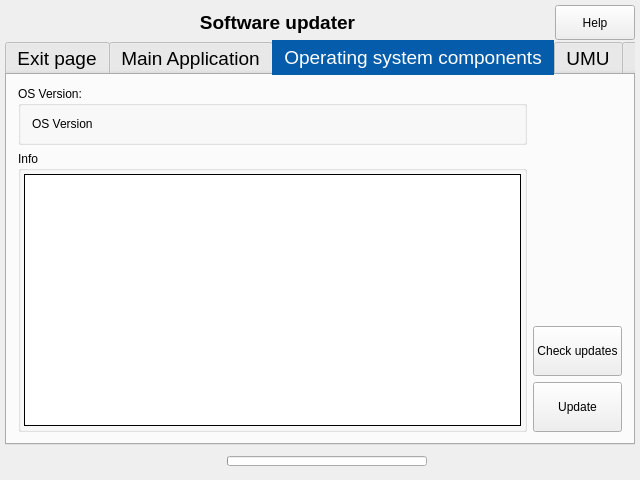
<?xml version="1.0" encoding="UTF-8"?>
<ui version="4.0">
 <class>Widget</class>
 <widget class="QWidget" name="Widget">
  <property name="geometry">
   <rect>
    <x>0</x>
    <y>0</y>
    <width>640</width>
    <height>480</height>
   </rect>
  </property>
  <property name="minimumSize">
   <size>
    <width>640</width>
    <height>480</height>
   </size>
  </property>
  <property name="windowTitle">
   <string>Widget</string>
  </property>
  <layout class="QVBoxLayout" name="verticalLayout">
   <property name="spacing">
    <number>0</number>
   </property>
   <property name="leftMargin">
    <number>5</number>
   </property>
   <property name="topMargin">
    <number>5</number>
   </property>
   <property name="rightMargin">
    <number>5</number>
   </property>
   <property name="bottomMargin">
    <number>5</number>
   </property>
   <item>
    <layout class="QHBoxLayout" name="horizontalLayout_6">
     <item>
      <spacer name="horizontalSpacer_3">
       <property name="orientation">
        <enum>Qt::Horizontal</enum>
       </property>
       <property name="sizeHint" stdset="0">
        <size>
         <width>40</width>
         <height>20</height>
        </size>
       </property>
      </spacer>
     </item>
     <item>
      <widget class="QLabel" name="label">
       <property name="font">
        <font>
         <pointsize>14</pointsize>
         <weight>75</weight>
         <bold>true</bold>
         <underline>false</underline>
        </font>
       </property>
       <property name="text">
        <string>Software updater</string>
       </property>
       <property name="alignment">
        <set>Qt::AlignCenter</set>
       </property>
      </widget>
     </item>
     <item>
      <spacer name="horizontalSpacer_4">
       <property name="orientation">
        <enum>Qt::Horizontal</enum>
       </property>
       <property name="sizeHint" stdset="0">
        <size>
         <width>40</width>
         <height>20</height>
        </size>
       </property>
      </spacer>
     </item>
     <item>
      <widget class="QWidget" name="widget" native="true">
       <property name="minimumSize">
        <size>
         <width>60</width>
         <height>35</height>
        </size>
       </property>
       <layout class="QVBoxLayout" name="verticalLayout_2">
        <property name="spacing">
         <number>0</number>
        </property>
        <property name="leftMargin">
         <number>0</number>
        </property>
        <property name="topMargin">
         <number>0</number>
        </property>
        <property name="rightMargin">
         <number>0</number>
        </property>
        <property name="bottomMargin">
         <number>0</number>
        </property>
        <item>
         <widget class="QPushButton" name="helpButton">
          <property name="minimumSize">
           <size>
            <width>60</width>
            <height>35</height>
           </size>
          </property>
          <property name="focusPolicy">
           <enum>Qt::NoFocus</enum>
          </property>
          <property name="text">
           <string>Help</string>
          </property>
         </widget>
        </item>
       </layout>
      </widget>
     </item>
    </layout>
   </item>
   <item>
    <widget class="QTabWidget" name="tabWidget">
     <property name="sizePolicy">
      <sizepolicy hsizetype="Preferred" vsizetype="Preferred">
       <horstretch>0</horstretch>
       <verstretch>0</verstretch>
      </sizepolicy>
     </property>
     <property name="minimumSize">
      <size>
       <width>0</width>
       <height>360</height>
      </size>
     </property>
     <property name="font">
      <font>
       <pointsize>14</pointsize>
       <weight>50</weight>
       <italic>false</italic>
       <bold>false</bold>
       <underline>false</underline>
      </font>
     </property>
     <property name="focusPolicy">
      <enum>Qt::NoFocus</enum>
     </property>
     <property name="styleSheet">
      <string notr="true">QTabBar::tab { height: 35px;}
QTabBar::tab:selected {color: #FFFFFF; background-color: #055cab}</string>
     </property>
     <property name="tabPosition">
      <enum>QTabWidget::North</enum>
     </property>
     <property name="tabShape">
      <enum>QTabWidget::Rounded</enum>
     </property>
     <property name="currentIndex">
      <number>2</number>
     </property>
     <property name="iconSize">
      <size>
       <width>16</width>
       <height>16</height>
      </size>
     </property>
     <property name="elideMode">
      <enum>Qt::ElideNone</enum>
     </property>
     <property name="usesScrollButtons">
      <bool>false</bool>
     </property>
     <property name="movable">
      <bool>false</bool>
     </property>
     <property name="tabBarAutoHide">
      <bool>false</bool>
     </property>
     <widget class="QWidget" name="exitPageTab">
      <attribute name="title">
       <string>Exit page</string>
      </attribute>
      <layout class="QVBoxLayout" name="verticalLayout_4">
       <item>
        <widget class="QPlainTextEdit" name="plainTextEdit">
         <property name="font">
          <font>
           <pointsize>14</pointsize>
          </font>
         </property>
         <property name="focusPolicy">
          <enum>Qt::NoFocus</enum>
         </property>
         <property name="frameShape">
          <enum>QFrame::Box</enum>
         </property>
         <property name="frameShadow">
          <enum>QFrame::Plain</enum>
         </property>
         <property name="lineWidth">
          <number>2</number>
         </property>
         <property name="documentTitle">
          <string/>
         </property>
         <property name="readOnly">
          <bool>true</bool>
         </property>
         <property name="plainText">
          <string>Attention!
To update the main program, press tab &quot;Main Application&quot;.
To update operating system components, press tab &quot;Operating system components&quot;.
To copy system logs on USB-flash, press tab &quot;Logs&quot;.



To boot back into the main program, wait or press button &quot;Restart&quot;.</string>
         </property>
         <property name="textInteractionFlags">
          <set>Qt::NoTextInteraction</set>
         </property>
         <property name="backgroundVisible">
          <bool>false</bool>
         </property>
        </widget>
       </item>
       <item>
        <layout class="QVBoxLayout" name="verticalLayout_3">
         <property name="spacing">
          <number>20</number>
         </property>
         <item>
          <layout class="QHBoxLayout" name="horizontalLayout_5">
           <property name="spacing">
            <number>20</number>
           </property>
           <item>
            <widget class="QPushButton" name="rebootButton">
             <property name="minimumSize">
              <size>
               <width>0</width>
               <height>50</height>
              </size>
             </property>
             <property name="font">
              <font>
               <pointsize>14</pointsize>
              </font>
             </property>
             <property name="focusPolicy">
              <enum>Qt::NoFocus</enum>
             </property>
             <property name="text">
              <string>Reboot</string>
             </property>
            </widget>
           </item>
           <item>
            <widget class="QPushButton" name="powerOffButton">
             <property name="minimumSize">
              <size>
               <width>0</width>
               <height>50</height>
              </size>
             </property>
             <property name="font">
              <font>
               <pointsize>14</pointsize>
              </font>
             </property>
             <property name="focusPolicy">
              <enum>Qt::NoFocus</enum>
             </property>
             <property name="text">
              <string>Power off</string>
             </property>
            </widget>
           </item>
          </layout>
         </item>
         <item>
          <widget class="QPushButton" name="cancelAutoRebootButton">
           <property name="minimumSize">
            <size>
             <width>0</width>
             <height>50</height>
            </size>
           </property>
           <property name="font">
            <font>
             <pointsize>20</pointsize>
             <weight>50</weight>
             <bold>false</bold>
            </font>
           </property>
           <property name="focusPolicy">
            <enum>Qt::NoFocus</enum>
           </property>
           <property name="text">
            <string>Cancel auto reboot</string>
           </property>
          </widget>
         </item>
        </layout>
       </item>
      </layout>
     </widget>
     <widget class="QWidget" name="mainApplicationTab">
      <attribute name="title">
       <string>Main Application</string>
      </attribute>
      <layout class="QVBoxLayout" name="verticalLayout_9">
       <item>
        <widget class="QGroupBox" name="groupBox_2">
         <property name="font">
          <font>
           <pointsize>12</pointsize>
          </font>
         </property>
         <property name="title">
          <string>Versions:</string>
         </property>
         <layout class="QHBoxLayout" name="horizontalLayout_4">
          <property name="spacing">
           <number>0</number>
          </property>
          <property name="leftMargin">
           <number>3</number>
          </property>
          <property name="topMargin">
           <number>3</number>
          </property>
          <property name="rightMargin">
           <number>3</number>
          </property>
          <item>
           <layout class="QVBoxLayout" name="verticalLayout_8">
            <item>
             <widget class="QLabel" name="label_2">
              <property name="text">
               <string>Back up:</string>
              </property>
              <property name="alignment">
               <set>Qt::AlignRight|Qt::AlignTrailing|Qt::AlignVCenter</set>
              </property>
             </widget>
            </item>
            <item>
             <widget class="QLabel" name="label_3">
              <property name="text">
               <string>Current:</string>
              </property>
              <property name="alignment">
               <set>Qt::AlignRight|Qt::AlignTrailing|Qt::AlignVCenter</set>
              </property>
             </widget>
            </item>
            <item>
             <widget class="QLabel" name="label_4">
              <property name="text">
               <string>New:</string>
              </property>
              <property name="alignment">
               <set>Qt::AlignRight|Qt::AlignTrailing|Qt::AlignVCenter</set>
              </property>
             </widget>
            </item>
           </layout>
          </item>
          <item>
           <layout class="QVBoxLayout" name="verticalLayout_7">
            <item>
             <widget class="QLineEdit" name="backUpVersionLineEdit">
              <property name="sizePolicy">
               <sizepolicy hsizetype="Expanding" vsizetype="Fixed">
                <horstretch>0</horstretch>
                <verstretch>0</verstretch>
               </sizepolicy>
              </property>
              <property name="focusPolicy">
               <enum>Qt::NoFocus</enum>
              </property>
              <property name="readOnly">
               <bool>true</bool>
              </property>
             </widget>
            </item>
            <item>
             <widget class="QLineEdit" name="currentVersionLineEdit">
              <property name="sizePolicy">
               <sizepolicy hsizetype="Expanding" vsizetype="Fixed">
                <horstretch>0</horstretch>
                <verstretch>0</verstretch>
               </sizepolicy>
              </property>
              <property name="focusPolicy">
               <enum>Qt::NoFocus</enum>
              </property>
              <property name="readOnly">
               <bool>true</bool>
              </property>
             </widget>
            </item>
            <item>
             <widget class="QLineEdit" name="availableVersionLineEdit">
              <property name="sizePolicy">
               <sizepolicy hsizetype="Expanding" vsizetype="Fixed">
                <horstretch>0</horstretch>
                <verstretch>0</verstretch>
               </sizepolicy>
              </property>
              <property name="font">
               <font>
                <weight>75</weight>
                <bold>true</bold>
               </font>
              </property>
              <property name="focusPolicy">
               <enum>Qt::NoFocus</enum>
              </property>
              <property name="readOnly">
               <bool>true</bool>
              </property>
             </widget>
            </item>
           </layout>
          </item>
         </layout>
        </widget>
       </item>
       <item>
        <layout class="QHBoxLayout" name="horizontalLayout_3">
         <item>
          <widget class="QGroupBox" name="groupBox_3">
           <property name="font">
            <font>
             <pointsize>12</pointsize>
            </font>
           </property>
           <property name="title">
            <string>Info</string>
           </property>
           <layout class="QVBoxLayout" name="verticalLayout_6">
            <property name="spacing">
             <number>0</number>
            </property>
            <property name="leftMargin">
             <number>3</number>
            </property>
            <property name="topMargin">
             <number>3</number>
            </property>
            <property name="rightMargin">
             <number>3</number>
            </property>
            <property name="bottomMargin">
             <number>3</number>
            </property>
            <item>
             <widget class="QPlainTextEdit" name="mainAppTextEdit">
              <property name="font">
               <font>
                <pointsize>12</pointsize>
               </font>
              </property>
              <property name="focusPolicy">
               <enum>Qt::NoFocus</enum>
              </property>
              <property name="frameShape">
               <enum>QFrame::Box</enum>
              </property>
              <property name="frameShadow">
               <enum>QFrame::Plain</enum>
              </property>
              <property name="verticalScrollBarPolicy">
               <enum>Qt::ScrollBarAsNeeded</enum>
              </property>
              <property name="readOnly">
               <bool>true</bool>
              </property>
              <property name="centerOnScroll">
               <bool>false</bool>
              </property>
             </widget>
            </item>
           </layout>
          </widget>
         </item>
         <item>
          <layout class="QVBoxLayout" name="verticalLayout_5">
           <item>
            <spacer name="verticalSpacer_2">
             <property name="orientation">
              <enum>Qt::Vertical</enum>
             </property>
             <property name="sizeHint" stdset="0">
              <size>
               <width>20</width>
               <height>40</height>
              </size>
             </property>
            </spacer>
           </item>
           <item>
            <widget class="QPushButton" name="createBackUpButton">
             <property name="minimumSize">
              <size>
               <width>0</width>
               <height>50</height>
              </size>
             </property>
             <property name="focusPolicy">
              <enum>Qt::NoFocus</enum>
             </property>
             <property name="text">
              <string>Back up</string>
             </property>
            </widget>
           </item>
           <item>
            <widget class="QPushButton" name="restoreBackUpButton">
             <property name="minimumSize">
              <size>
               <width>0</width>
               <height>50</height>
              </size>
             </property>
             <property name="focusPolicy">
              <enum>Qt::NoFocus</enum>
             </property>
             <property name="text">
              <string>Restore</string>
             </property>
            </widget>
           </item>
           <item>
            <widget class="QPushButton" name="checkUpdatesMainAppButton">
             <property name="minimumSize">
              <size>
               <width>0</width>
               <height>50</height>
              </size>
             </property>
             <property name="focusPolicy">
              <enum>Qt::NoFocus</enum>
             </property>
             <property name="text">
              <string>Check updates</string>
             </property>
            </widget>
           </item>
           <item>
            <widget class="QPushButton" name="updateMainAppButton">
             <property name="minimumSize">
              <size>
               <width>0</width>
               <height>50</height>
              </size>
             </property>
             <property name="focusPolicy">
              <enum>Qt::NoFocus</enum>
             </property>
             <property name="text">
              <string>Update</string>
             </property>
            </widget>
           </item>
           <item>
            <spacer name="verticalSpacer_3">
             <property name="orientation">
              <enum>Qt::Vertical</enum>
             </property>
             <property name="sizeHint" stdset="0">
              <size>
               <width>20</width>
               <height>40</height>
              </size>
             </property>
            </spacer>
           </item>
          </layout>
         </item>
        </layout>
       </item>
      </layout>
     </widget>
     <widget class="QWidget" name="operatingSystemTab">
      <attribute name="title">
       <string>Operating system components</string>
      </attribute>
      <layout class="QHBoxLayout" name="horizontalLayout_7">
       <item>
        <layout class="QVBoxLayout" name="verticalLayout_24">
         <property name="rightMargin">
          <number>0</number>
         </property>
         <item>
          <widget class="QGroupBox" name="groupBox_9">
           <property name="title">
            <string>OS Version:</string>
           </property>
           <layout class="QVBoxLayout" name="verticalLayout_25">
            <item>
             <widget class="QLabel" name="osVersionLabel">
              <property name="text">
               <string>OS Version</string>
              </property>
             </widget>
            </item>
           </layout>
          </widget>
         </item>
         <item>
          <widget class="QGroupBox" name="groupBox">
           <property name="title">
            <string>Info</string>
           </property>
           <layout class="QVBoxLayout" name="verticalLayout_11">
            <property name="spacing">
             <number>0</number>
            </property>
            <property name="leftMargin">
             <number>3</number>
            </property>
            <property name="topMargin">
             <number>3</number>
            </property>
            <property name="rightMargin">
             <number>3</number>
            </property>
            <property name="bottomMargin">
             <number>3</number>
            </property>
            <item>
             <widget class="QPlainTextEdit" name="osComponentsTextEdit">
              <property name="focusPolicy">
               <enum>Qt::NoFocus</enum>
              </property>
              <property name="frameShape">
               <enum>QFrame::Box</enum>
              </property>
              <property name="frameShadow">
               <enum>QFrame::Plain</enum>
              </property>
              <property name="readOnly">
               <bool>true</bool>
              </property>
             </widget>
            </item>
           </layout>
          </widget>
         </item>
        </layout>
       </item>
       <item>
        <layout class="QVBoxLayout" name="verticalLayout_10">
         <item>
          <spacer name="verticalSpacer_4">
           <property name="orientation">
            <enum>Qt::Vertical</enum>
           </property>
           <property name="sizeHint" stdset="0">
            <size>
             <width>20</width>
             <height>40</height>
            </size>
           </property>
          </spacer>
         </item>
         <item>
          <widget class="QPushButton" name="checkOsUpdatesButton">
           <property name="minimumSize">
            <size>
             <width>0</width>
             <height>50</height>
            </size>
           </property>
           <property name="focusPolicy">
            <enum>Qt::NoFocus</enum>
           </property>
           <property name="text">
            <string>Check updates</string>
           </property>
          </widget>
         </item>
         <item>
          <widget class="QPushButton" name="updateOsButton">
           <property name="minimumSize">
            <size>
             <width>0</width>
             <height>50</height>
            </size>
           </property>
           <property name="focusPolicy">
            <enum>Qt::NoFocus</enum>
           </property>
           <property name="text">
            <string>Update</string>
           </property>
          </widget>
         </item>
        </layout>
       </item>
      </layout>
     </widget>
     <widget class="QWidget" name="umuTab">
      <attribute name="title">
       <string>UMU</string>
      </attribute>
      <layout class="QVBoxLayout" name="verticalLayout_15">
       <item>
        <layout class="QVBoxLayout" name="verticalLayout_14" stretch="1,5">
         <property name="bottomMargin">
          <number>0</number>
         </property>
         <item>
          <widget class="QGroupBox" name="groupBox_5">
           <property name="title">
            <string>Status</string>
           </property>
           <layout class="QVBoxLayout" name="verticalLayout_16">
            <property name="leftMargin">
             <number>2</number>
            </property>
            <property name="topMargin">
             <number>2</number>
            </property>
            <property name="rightMargin">
             <number>2</number>
            </property>
            <property name="bottomMargin">
             <number>2</number>
            </property>
            <item>
             <widget class="QLabel" name="umuInfoLabel">
              <property name="text">
               <string>Insert USB flash drive with UMU firmware into USB socket.</string>
              </property>
             </widget>
            </item>
           </layout>
          </widget>
         </item>
         <item>
          <layout class="QHBoxLayout" name="horizontalLayout_9" stretch="4,1">
           <property name="bottomMargin">
            <number>0</number>
           </property>
           <item>
            <widget class="QGroupBox" name="groupBox_6">
             <property name="title">
              <string>Info</string>
             </property>
             <layout class="QVBoxLayout" name="verticalLayout_18">
              <property name="leftMargin">
               <number>2</number>
              </property>
              <property name="topMargin">
               <number>2</number>
              </property>
              <property name="rightMargin">
               <number>2</number>
              </property>
              <property name="bottomMargin">
               <number>2</number>
              </property>
              <item>
               <widget class="QPlainTextEdit" name="umuLogTextEdit"/>
              </item>
             </layout>
            </widget>
           </item>
           <item>
            <layout class="QVBoxLayout" name="verticalLayout_17">
             <item>
              <spacer name="verticalSpacer_5">
               <property name="orientation">
                <enum>Qt::Vertical</enum>
               </property>
               <property name="sizeHint" stdset="0">
                <size>
                 <width>20</width>
                 <height>40</height>
                </size>
               </property>
              </spacer>
             </item>
             <item>
              <widget class="QPushButton" name="checkUMUUpdatesButton">
               <property name="minimumSize">
                <size>
                 <width>0</width>
                 <height>50</height>
                </size>
               </property>
               <property name="text">
                <string>Check updates</string>
               </property>
              </widget>
             </item>
             <item>
              <widget class="QPushButton" name="updateUMUFirmwareButton">
               <property name="minimumSize">
                <size>
                 <width>0</width>
                 <height>50</height>
                </size>
               </property>
               <property name="font">
                <font>
                 <pointsize>10</pointsize>
                </font>
               </property>
               <property name="focusPolicy">
                <enum>Qt::NoFocus</enum>
               </property>
               <property name="text">
                <string>Update firmware</string>
               </property>
              </widget>
             </item>
             <item>
              <widget class="QPushButton" name="cancelUMUUpdateButton">
               <property name="minimumSize">
                <size>
                 <width>0</width>
                 <height>50</height>
                </size>
               </property>
               <property name="font">
                <font>
                 <pointsize>10</pointsize>
                </font>
               </property>
               <property name="text">
                <string>Cancel</string>
               </property>
              </widget>
             </item>
            </layout>
           </item>
          </layout>
         </item>
        </layout>
       </item>
      </layout>
     </widget>
     <widget class="QWidget" name="tab">
      <attribute name="title">
       <string>Settings</string>
      </attribute>
      <layout class="QVBoxLayout" name="verticalLayout_21">
       <item>
        <widget class="QGroupBox" name="groupBox_8">
         <property name="title">
          <string>Status</string>
         </property>
         <layout class="QVBoxLayout" name="verticalLayout_22">
          <item>
           <widget class="QLabel" name="label_5">
            <property name="text">
             <string>Insert USB Drive and press &quot;Check settings&quot;</string>
            </property>
           </widget>
          </item>
         </layout>
        </widget>
       </item>
       <item>
        <layout class="QHBoxLayout" name="horizontalLayout_10">
         <item>
          <widget class="QGroupBox" name="groupBox_7">
           <property name="title">
            <string>Info</string>
           </property>
           <layout class="QVBoxLayout" name="verticalLayout_19">
            <property name="leftMargin">
             <number>2</number>
            </property>
            <property name="topMargin">
             <number>2</number>
            </property>
            <property name="rightMargin">
             <number>2</number>
            </property>
            <property name="bottomMargin">
             <number>2</number>
            </property>
            <item>
             <widget class="QPlainTextEdit" name="settingsLogTextEdit"/>
            </item>
           </layout>
          </widget>
         </item>
         <item>
          <layout class="QVBoxLayout" name="verticalLayout_20">
           <property name="rightMargin">
            <number>0</number>
           </property>
           <item>
            <spacer name="verticalSpacer_6">
             <property name="orientation">
              <enum>Qt::Vertical</enum>
             </property>
             <property name="sizeHint" stdset="0">
              <size>
               <width>20</width>
               <height>40</height>
              </size>
             </property>
            </spacer>
           </item>
           <item>
            <widget class="QPushButton" name="checkSettingsButton">
             <property name="minimumSize">
              <size>
               <width>0</width>
               <height>50</height>
              </size>
             </property>
             <property name="focusPolicy">
              <enum>Qt::NoFocus</enum>
             </property>
             <property name="text">
              <string>Check settings</string>
             </property>
            </widget>
           </item>
           <item>
            <widget class="QPushButton" name="saveSettingsButton">
             <property name="minimumSize">
              <size>
               <width>0</width>
               <height>50</height>
              </size>
             </property>
             <property name="focusPolicy">
              <enum>Qt::NoFocus</enum>
             </property>
             <property name="text">
              <string>Backup to USB drive</string>
             </property>
            </widget>
           </item>
           <item>
            <widget class="QPushButton" name="restoreSettingsButton">
             <property name="minimumSize">
              <size>
               <width>0</width>
               <height>50</height>
              </size>
             </property>
             <property name="focusPolicy">
              <enum>Qt::NoFocus</enum>
             </property>
             <property name="text">
              <string>Restore from USB drive</string>
             </property>
            </widget>
           </item>
          </layout>
         </item>
        </layout>
       </item>
      </layout>
     </widget>
     <widget class="QWidget" name="logsTab">
      <attribute name="title">
       <string>Logs</string>
      </attribute>
      <layout class="QHBoxLayout" name="horizontalLayout_8">
       <item>
        <widget class="QGroupBox" name="groupBox_4">
         <property name="title">
          <string>List with a choice</string>
         </property>
         <layout class="QVBoxLayout" name="verticalLayout_13">
          <property name="spacing">
           <number>0</number>
          </property>
          <property name="leftMargin">
           <number>3</number>
          </property>
          <property name="topMargin">
           <number>3</number>
          </property>
          <property name="rightMargin">
           <number>3</number>
          </property>
          <property name="bottomMargin">
           <number>3</number>
          </property>
          <item>
           <widget class="QListWidget" name="logFilesListWidget">
            <property name="font">
             <font>
              <pointsize>24</pointsize>
             </font>
            </property>
            <property name="focusPolicy">
             <enum>Qt::NoFocus</enum>
            </property>
            <property name="frameShape">
             <enum>QFrame::Box</enum>
            </property>
            <property name="frameShadow">
             <enum>QFrame::Plain</enum>
            </property>
            <property name="verticalScrollBarPolicy">
             <enum>Qt::ScrollBarAlwaysOn</enum>
            </property>
           </widget>
          </item>
         </layout>
        </widget>
       </item>
       <item>
        <layout class="QVBoxLayout" name="verticalLayout_12">
         <item>
          <spacer name="verticalSpacer">
           <property name="orientation">
            <enum>Qt::Vertical</enum>
           </property>
           <property name="sizeHint" stdset="0">
            <size>
             <width>20</width>
             <height>40</height>
            </size>
           </property>
          </spacer>
         </item>
         <item>
          <widget class="QPushButton" name="viewLogButton">
           <property name="minimumSize">
            <size>
             <width>0</width>
             <height>50</height>
            </size>
           </property>
           <property name="focusPolicy">
            <enum>Qt::NoFocus</enum>
           </property>
           <property name="text">
            <string>View</string>
           </property>
          </widget>
         </item>
         <item>
          <widget class="QPushButton" name="copyLogsButton">
           <property name="minimumSize">
            <size>
             <width>100</width>
             <height>50</height>
            </size>
           </property>
           <property name="focusPolicy">
            <enum>Qt::NoFocus</enum>
           </property>
           <property name="text">
            <string>Copy</string>
           </property>
          </widget>
         </item>
        </layout>
       </item>
      </layout>
     </widget>
    </widget>
   </item>
   <item>
    <widget class="QWidget" name="infoWidget" native="true">
     <property name="sizePolicy">
      <sizepolicy hsizetype="Preferred" vsizetype="Preferred">
       <horstretch>0</horstretch>
       <verstretch>0</verstretch>
      </sizepolicy>
     </property>
     <property name="minimumSize">
      <size>
       <width>0</width>
       <height>30</height>
      </size>
     </property>
     <layout class="QHBoxLayout" name="horizontalLayout_2">
      <item>
       <spacer name="horizontalSpacer">
        <property name="orientation">
         <enum>Qt::Horizontal</enum>
        </property>
        <property name="sizeHint" stdset="0">
         <size>
          <width>40</width>
          <height>20</height>
         </size>
        </property>
       </spacer>
      </item>
      <item>
       <widget class="QLabel" name="messageLabel">
        <property name="minimumSize">
         <size>
          <width>0</width>
          <height>20</height>
         </size>
        </property>
        <property name="text">
         <string/>
        </property>
        <property name="alignment">
         <set>Qt::AlignRight|Qt::AlignTop|Qt::AlignTrailing</set>
        </property>
       </widget>
      </item>
      <item>
       <layout class="QHBoxLayout" name="horizontalLayout">
        <property name="leftMargin">
         <number>20</number>
        </property>
        <property name="rightMargin">
         <number>20</number>
        </property>
        <item>
         <widget class="QProgressBar" name="progressBar">
          <property name="sizePolicy">
           <sizepolicy hsizetype="Preferred" vsizetype="Minimum">
            <horstretch>0</horstretch>
            <verstretch>0</verstretch>
           </sizepolicy>
          </property>
          <property name="minimumSize">
           <size>
            <width>200</width>
            <height>10</height>
           </size>
          </property>
          <property name="maximumSize">
           <size>
            <width>16777215</width>
            <height>10</height>
           </size>
          </property>
          <property name="maximum">
           <number>100</number>
          </property>
          <property name="value">
           <number>0</number>
          </property>
          <property name="format">
           <string/>
          </property>
         </widget>
        </item>
       </layout>
      </item>
      <item>
       <spacer name="horizontalSpacer_2">
        <property name="orientation">
         <enum>Qt::Horizontal</enum>
        </property>
        <property name="sizeHint" stdset="0">
         <size>
          <width>40</width>
          <height>20</height>
         </size>
        </property>
       </spacer>
      </item>
     </layout>
    </widget>
   </item>
  </layout>
 </widget>
 <layoutdefault spacing="6" margin="11"/>
 <resources/>
 <connections/>
</ui>
